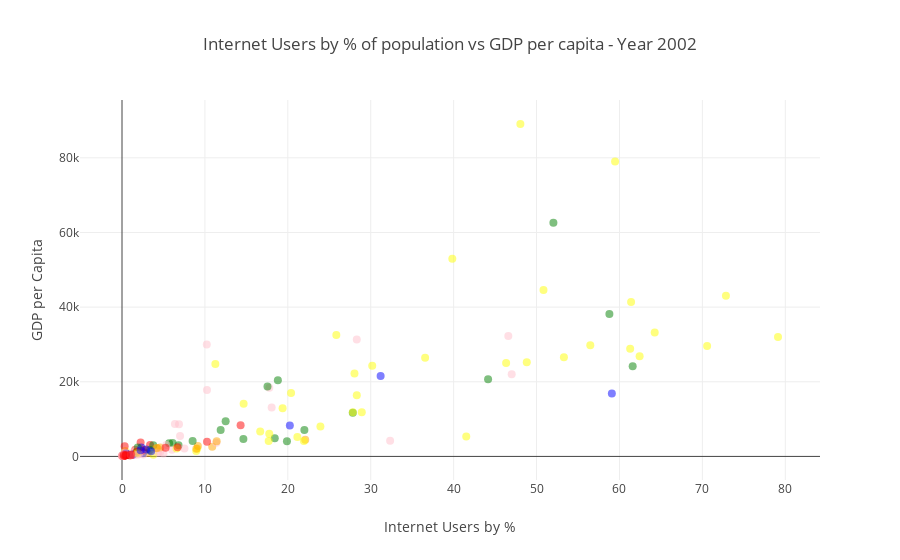

Notebook code for this chart:
### Markdown cell above
#Improving the data visualization, with markers and colours.

### Code cell
layout = go.Layout(title = 'Internet Users by % of population vs GDP per capita - Year 2002', yaxis = dict(title = 'GDP per Capita'), xaxis = dict(title = 'Internet Users by %'))
data_sp = go.Scatter(x = data['iu_2002'], y = data['gdp_2002'], mode='markers', text = data['Country Name'], marker=dict(size = 8, opacity = 0.5, color = data['Continent Color']))
fig = go.Figure(data = [data_sp], layout = layout)
py.offline.iplot(fig)

### Figure 1 — Plotly figure (JSON) as saved in the notebook; plotly's stock layout.template omitted (floating-point values rounded to 4 significant figures; data arrays with more than 128 entries replaced by an {"elided": "..."} marker saying what was removed)
{"data": [{"marker": {"color": {"elided": "177 str values"}, "opacity": 0.5, "size": 8}, "mode": "markers", "text": {"elided": "177 str values"}, "type": "scatter", "x": {"elided": "177 float values"}, "y": {"elided": "177 float values"}}], "layout": {"title": "Internet Users by % of population vs GDP per capita - Year 2002", "xaxis": {"title": "Internet Users by %"}, "yaxis": {"title": "GDP per Capita"}}}
